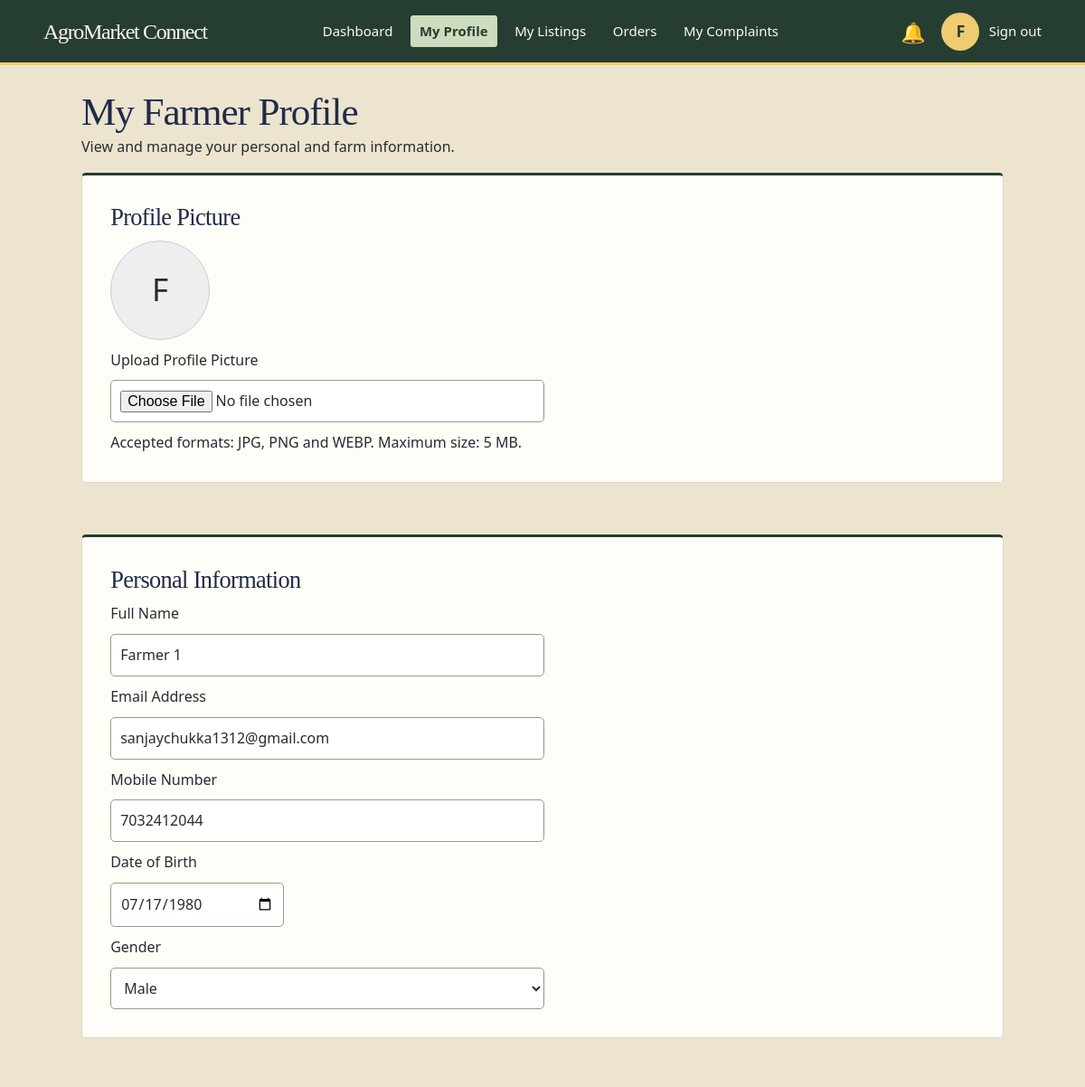
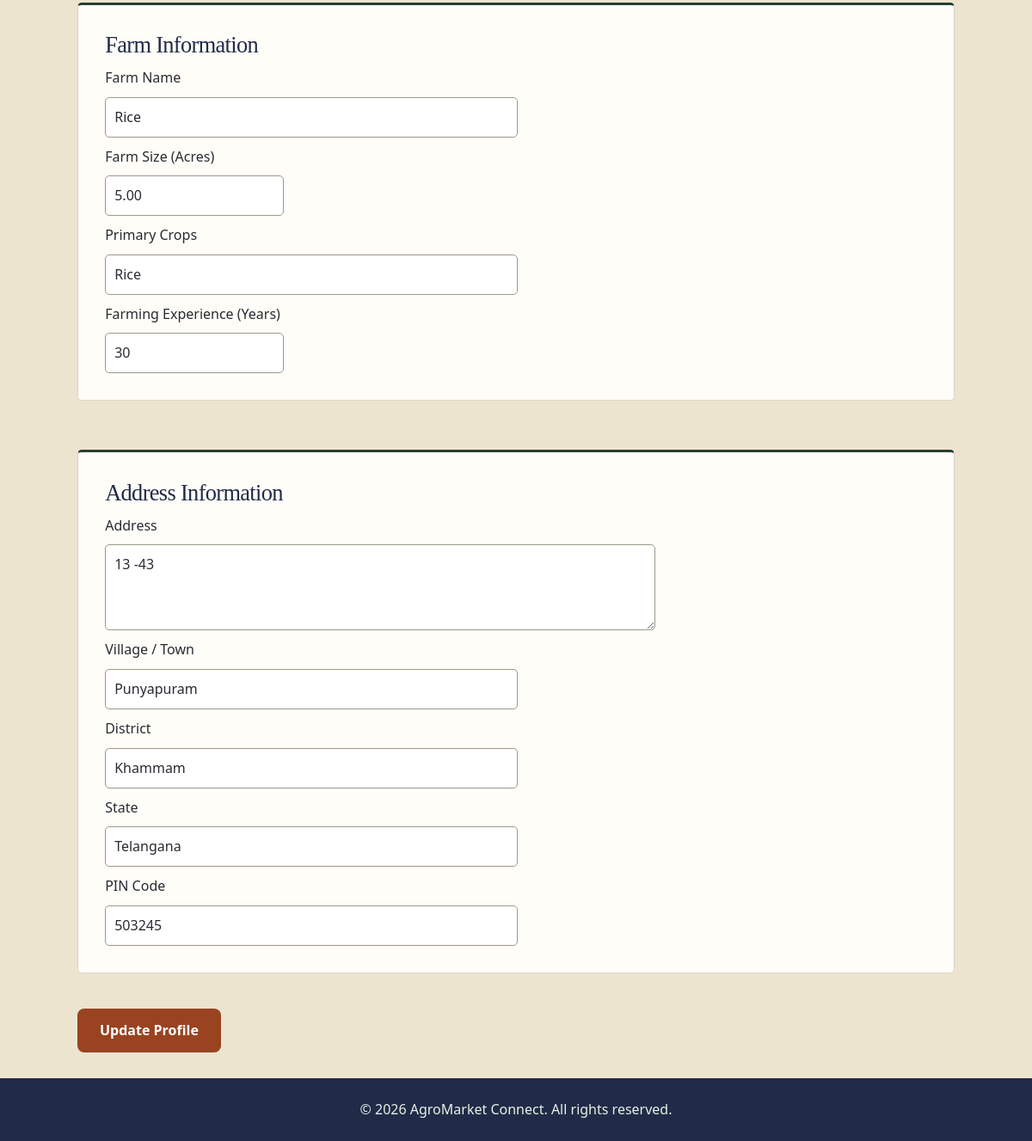
/farmer/profile.php (signed in), run on the app's committed database (2 pictures, top to bottom).
### tables this page shows
CREATE TABLE `users` (
    `user_id` bigint(20) UNSIGNED NOT NULL,
    `role` enum('admin', 'farmer', 'buyer') NOT NULL,
    `full_name` varchar(100) NOT NULL,
    `email` varchar(150) DEFAULT NULL,
    `mobile` varchar(15) DEFAULT NULL,
    `password_hash` varchar(255) NOT NULL,
    `account_status` enum(
        'pending',
        'active',
        'suspended',
        'closed'
    ) NOT NULL DEFAULT 'pending',
    `email_verified_at` datetime DEFAULT NULL,
    `mobile_verified_at` datetime DEFAULT NULL,
    `last_login_at` datetime DEFAULT NULL,
    `created_at` datetime NOT NULL DEFAULT current_timestamp(),
    `updated_at` datetime NOT NULL DEFAULT current_timestamp(),
    `token` varchar(64) DEFAULT NULL,
    `username` varchar(50) NOT NULL,
    `last_login` datetime DEFAULT NULL
);

CREATE TABLE `farmer_profiles` (
    `farmer_id` bigint(20) UNSIGNED NOT NULL,
    `farm_name` varchar(150) DEFAULT NULL,
    `farm_description` text DEFAULT NULL,
    `address_line` varchar(255) NOT NULL,
    `village` varchar(100) NOT NULL,
    `district` varchar(100) NOT NULL,
    `state` varchar(100) NOT NULL,
    `pincode` varchar(10) NOT NULL,
    `profile_image` varchar(255) DEFAULT NULL,
    `verification_status` enum(
        'pending',
        'verified',
        'rejected'
    ) NOT NULL DEFAULT 'pending',
    `verified_by` bigint(20) DEFAULT NULL,
    `verified_at` datetime DEFAULT NULL,
    `created_at` datetime NOT NULL DEFAULT current_timestamp(),
    `updated_at` datetime NOT NULL DEFAULT current_timestamp(),
    `land_size` decimal(10, 2) DEFAULT NULL,
    `dob` date DEFAULT NULL,
    `gender` enum('Male', 'Female', 'Other') DEFAULT NULL,
    `primary_crops` text DEFAULT NULL,
    `experience` int(10) UNSIGNED DEFAULT NULL
);

### farmer/includes/header.php (called while the page is built, shortened)
<?php
$headerRole = "farmer";
$headerUser = $headerFarmer ?? [];
require __DIR__ . "/../../includes/portal-header.php";

### includes/html.php (called while the page is built)
<?php
function e($value)
{
    return htmlspecialchars((string) ($value ?? ""), ENT_QUOTES, "UTF-8");
}

### includes/notifications.php (called while the page is built, shortened)
<?php
function unreadNotificationCount(mysqli $link, int $userId): int
{
    $stmt = $link->prepare("SELECT COUNT(*) FROM notifications WHERE user_id = ? AND is_read = 0");
    $stmt->bind_param("i", $userId);
    $stmt->execute();
    $stmt->bind_result($count);
    return (int) $count;
}

### farmer/profile.php (the view, shortened to what this page needs)
<?php
    require_once __DIR__ . "/../config/db.php";
    require_once __DIR__ . "/../includes/html.php";
    $farmerId = (int) $_SESSION['user_id'];
    $sql = "SELECT
            u.full_name,
            u.email,
            u.mobile,
            fp.dob,
            fp.gender,
            fp.farm_name,
            fp.land_size,
            fp.primary_crops,
            fp.experience,
            fp.address_line,
            fp.village,
            fp.district,
            fp.state,
            fp.pincode,
            fp.profile_image
        FROM users u
        LEFT JOIN farmer_profiles fp
            ON u.user_id = fp.farmer_id
        WHERE u.user_id = ? AND u.role = 'farmer'
        LIMIT 1";
    $stmt = mysqli_prepare($link, $sql);
    mysqli_stmt_bind_param($stmt, "i", $farmerId);
    mysqli_stmt_execute($stmt);
    $result  = mysqli_stmt_get_result($stmt);
    $profile = mysqli_fetch_assoc($result);
    $form = [
    'full_name'     => $profile['full_name'],
    'email'         => $profile['email'],
    'mobile'        => $profile['mobile'],
    'dob'           => $profile['dob'],
    'gender'        => $profile['gender'],
    'farm_name'     => $profile['farm_name'],
    'farm_size'     => $profile['land_size'],
    'primary_crops' => $profile['primary_crops'],
    'experience'    => $profile['experience'],
    'address'       => $profile['address_line'],
    'village'       => $profile['village'],
    'district'      => $profile['district'],
    'state'         => $profile['state'],
    'pincode'       => $profile['pincode'],
    ];
    $currentImage = $profile['profile_image'];
    $profileImageUrl = ! empty($currentImage)
    ? "../" . $currentImage
    : "";
    $profileInitial = strtoupper(substr($form['full_name'] ?: "F", 0, 1));
?>
<!DOCTYPE html>
<html lang="en">
<head>
    <link rel="stylesheet" href="farmer.css">
</head>
<body>
    <?php
    $activePage = "profile.php";
    $headerFarmer = $form;
    require __DIR__ . "/includes/header.php";
    ?>
    <main class="profile-container">
        <h1>My Farmer Profile</h1>
        <p>View and manage your personal and farm information.</p>
        <form action="profile.php" method="POST" enctype="multipart/form-data">
            <section class="profile-picture-section">
                <h2>Profile Picture</h2>
                <div class="profile-picture-preview">
                    <span id="profileInitial"
                        <?php echo $profileImageUrl !== "" ? "hidden" : "" ?>>
                        <?php echo e($profileInitial) ?>
                    </span>
                </div>
                <label for="profilePicture">Upload Profile Picture</label>
                <input type="file"
                    id="profilePicture"
                    name="profile_picture"
                    accept="image/jpeg,image/png,image/webp">
                <p>Accepted formats: JPG, PNG and WEBP. Maximum size: 5 MB.</p>
            </section>
            <section>
                <h2>Personal Information</h2>
                <label for="fullName">Full Name</label>
                <input type="text" id="fullName"
                    name="full_name"
                    value="<?php echo e($form['full_name']) ?>"
                    maxlength="100"
                    placeholder="Enter your full name"
                    required>
                <label for="email">Email Address</label>
                <input type="email" id="email"
                    name="email"
                    value="<?php echo e($form['email']) ?>"
                    maxlength="150"
                    placeholder="Enter your email">
                <label for="mobile">Mobile Number</label>
                <input type="tel" id="mobile"
                    name="mobile"
                    value="<?php echo e($form['mobile']) ?>"
                    maxlength="15"
                    placeholder="Enter your mobile number">
                <label for="dob">Date of Birth</label>
                <input type="date" id="dob"
                    name="dob"
                    value="<?php echo e($form['dob']) ?>"
                    max="<?php echo date('Y-m-d') ?>">
                <label for="gender">Gender</label>
                <select id="gender" name="gender">
                    <option value="Male" <?php echo $form['gender'] === "Male" ? "selected" : "" ?>>Male</option>
                </select>
            </section>
            <section>
                <h2>Farm Information</h2>
                <label for="farmName">Farm Name</label>
                <input type="text" id="farmName"
                    name="farm_name"
                    value="<?php echo e($form['farm_name']) ?>"
                    maxlength="150"
                    placeholder="Enter farm name">
                <label for="farmSize">Farm Size (Acres)</label>
                <input type="number" id="farmSize"
                    name="farm_size"
                    value="<?php echo e($form['farm_size']) ?>"
                    min="0" step="0.01"
                    placeholder="Enter farm size">
                <label for="primaryCrops">Primary Crops</label>
                <input type="text" id="primaryCrops"
                    name="primary_crops"
                    value="<?php echo e($form['primary_crops']) ?>"
                    placeholder="Enter crops you grow">
                <label for="experience">Farming Experience (Years)</label>
                <input type="number" id="experience"
                    name="experience"
                    value="<?php echo e($form['experience']) ?>"
                    min="0" max="100" step="1"
                    placeholder="Enter experience">
            </section>
            <section>
                <h2>Address Information</h2>
                <label for="address">Address</label>
                <textarea id="address"
                    name="address"
                    maxlength="255"
                    placeholder="Enter your farm address"
                    required><?php echo e($form['address']) ?></textarea>
                <label for="village">Village / Town</label>
                <input type="text" id="village"
                    name="village"
                    value="<?php echo e($form['village']) ?>"
                    maxlength="100" required>
                <label for="district">District</label>
                <input type="text" id="district"
                    name="district"
                    value="<?php echo e($form['district']) ?>"
                    maxlength="100" required>
                <label for="state">State</label>
                <input type="text" id="state"
                    name="state"
                    value="<?php echo e($form['state']) ?>"
                    maxlength="100" required>
                <label for="pincode">PIN Code</label>
                <input type="text" id="pincode"
                    name="pincode"
                    value="<?php echo e($form['pincode']) ?>"
                    maxlength="10"
                    required>
            </section>
            <button type="submit">Update Profile</button>
        </form>
    </main>
    <footer>
        <p>&copy; 2026 AgroMarket Connect. All rights reserved.</p>
    </footer>
</body>
</html>

### includes/portal-header.php (shortened to what this page needs)
<?php
require_once __DIR__ . "/html.php";
require_once __DIR__ . "/notifications.php";
$headerUnread = $unreadCount ?? unreadNotificationCount($link, (int) $_SESSION['user_id']);
$headerName = $headerUser['full_name'] ?? $_SESSION['full_name'] ?? ucfirst($headerRole);
$headerInitial = strtoupper(substr(trim($headerName), 0, 1)) ?: strtoupper($headerRole[0]);
?>
<header class="<?= e($headerRole) ?>-header">
    <div class="header-left">
        <h2>AgroMarket Connect</h2>
    </div>
    <div class="header-right">
        <div class="notification-menu">
            <a href="notifications.php" class="notification-bell"
               aria-label="Notifications, <?= (int) $headerUnread ?> unread"
               <?= $activePage === "notifications.php" ? 'aria-current="page"' : '' ?>>
                <span class="bell-icon" aria-hidden="true">🔔</span>
            </a>
        </div>
        <div class="profile-menu">
            <button type="button" class="profile-avatar" id="profileToggle"
                    aria-label="Open profile details" aria-expanded="false" aria-controls="profilePopup">
                <?= e($headerInitial) ?>
            </button>
        </div>
        <?php require __DIR__ . '/signout.php'; ?>
    </div>
</header>

### farmer/farmer.css (style rules this page uses)
* { margin: 0; padding: 0; box-sizing: border-box; }
body { width: 100%; min-height: 100vh; font-family: Arial, sans-serif; }
.farmer-header { display: flex; align-items: center; justify-content: space-between; padding: 15px 5%; gap: 25px; position: relative; z-index: 100; }
.header-left h2 { margin: 0; white-space: nowrap; }
.header-right { display: flex; align-items: center; gap: 15px; }
.profile-menu { position: relative; }
.profile-avatar { width: 42px; height: 42px; border-radius: 50%; border: 1px solid #ccc; cursor: pointer; font-size: 18px; font-weight: bold; }
.profile-picture-section { padding: 20px; border: 1px solid #ccc; display: flex; flex-direction: column; align-items: flex-start; gap: 12px; }
.profile-picture-preview { width: 110px; height: 110px; border-radius: 50%; border: 1px solid #ccc; overflow: hidden; display: flex; align-items: center; justify-content: center; font-size: 35px; background: #eee; }
.notification-menu { position: relative; }
.notification-bell { position: relative; display: flex; align-items: center; justify-content: center; padding: 8px; border: none; background: transparent; color: inherit; font-size: 22px; cursor: pointer; text-decoration: none; }
.profile-container { width: 85%; margin: 30px auto; }
.profile-container form, .add-crop-container form { display: flex; flex-direction: column; gap: 25px; }
.profile-container section, .add-crop-container section { padding: 20px; border: 1px solid #ccc; display: flex; flex-direction: column; gap: 10px; }
.profile-container input, .profile-container select, .profile-container textarea, .add-crop-container input, .add-crop-container select, .add-crop-container textarea { padding: 10px; width: 100%; }
.profile-container textarea, .add-crop-container textarea { min-height: 100px; }
.profile-container button { width: fit-content; padding: 12px 25px; cursor: pointer; }

### styles/theme.css (style rules this page uses)
:root { --sage: #c5d8b5; --sky: #cbdbe9; --peach: #edcfb2; --saffron: #f4d783; --forest: #202b48; --leaf: #994321; --cream: #ede4cf; --paper: #fffdf7; --ochre: #e5ad39; --ink: #282b32; --soft: #585951; --line: #bcb29d; --wash: #f0e9d9; --shadow: 0 2px 0 rgb(44 39 30 / 7%); }
html { color-scheme: light; }
html body { font-family: "Segoe UI", system-ui, sans-serif; line-height: 1.55; color: var(--ink); background: var(--cream); overflow-wrap: break-word; }
h1, h2 { color: var(--forest); font-family: Georgia, Cambria, serif; font-weight: 500; line-height: 1.17; letter-spacing: -.025em; }
h1 { font-size: clamp(2rem, 4vw, 3.3rem); }
h2 { font-size: clamp(1.4rem, 2.6vw, 2rem); }
a { color: var(--leaf); text-underline-offset: .2em; }
input, button, select, textarea { font: inherit; }
input:not([type=checkbox], [type=radio], [type=hidden]), select, textarea { min-width: 0; max-width: 100%; border: 1px solid #82998c; border-radius: 8px; color: var(--ink); background-color: white; padding: .6em .8em; }
textarea { resize: vertical; }
button, .cta-actions a, .nav-actions a:last-child, .navbar>a:last-child, .welcome-section a, .role-card a, .add-crop-link { border: 1px solid transparent; border-radius: 8px; background-color: var(--leaf); color: white; font-weight: 600; padding: .6em 1em; text-decoration: none; cursor: pointer; }
@media (prefers-reduced-motion: no-preference) { a, button { transition: background-color .16s, color .16s, border-color .16s; } }
body footer { background: var(--forest); color: #e8f0e6; }
html body { background: var(--cream); color: var(--ink); }
body :is(input:not([type=checkbox],[type=radio],[type=hidden]), select, textarea) { border-color: #9c998b; border-radius: 5px; }
body > footer { background: var(--forest); }
html body input[type="date"] { box-sizing: border-box; width: 12rem; max-width: min(100%, 12rem); min-width: 0; flex: 0 1 auto; justify-self: start; }
body :is(main, .registration-form, .login-form, .auth-container) form :is(input[type=text],input[type=email],input[type=tel],input[type=password],input[type=file],select), body :is(.registration-form,.login-form) :is(input.form-control,select,.password-control), body main form .password-control { max-width:min(100%,30rem);box-sizing:border-box }
body :is(main,.auth-container) form input[type=number] { max-width:min(100%,13rem) }
body main form textarea,body .registration-form textarea { max-width:min(100%,40rem);box-sizing:border-box }
body main form input[name=pincode],body .registration-form input[name=pincode] { max-width:min(100%,13rem) }

### data on the page
users: full_name "F", full_name "Farmer 1", email "sanjaychukka1312@gmail.com", mobile "7032412044", dob "07/17/1980", farm_name "Rice", farm_size "5.00", primary_crops "Rice", experience "30", address "13 -43", village "Punyapuram", district "Khammam", state "Telangana", pincode "503245"
farmer_profiles: gender "Male"
